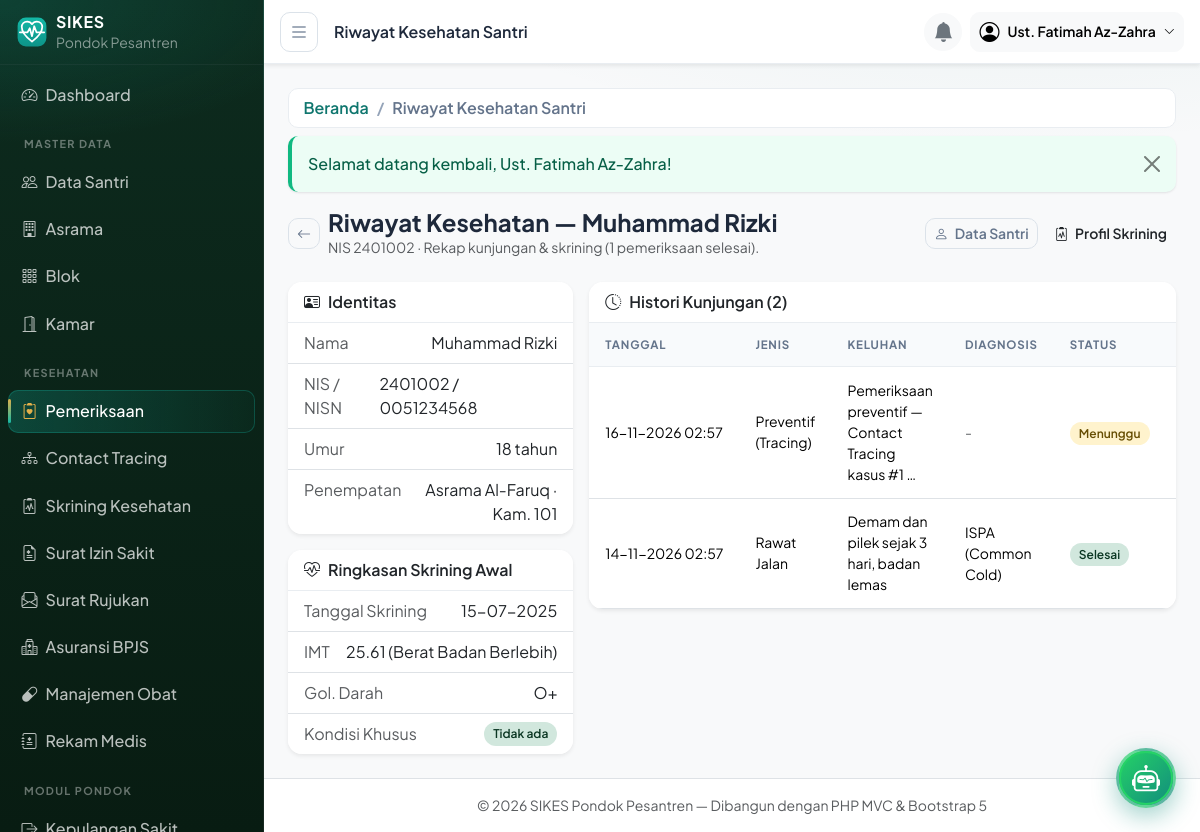
Screenshot of /pemeriksaan/riwayat/2 (signed in) with the database file from the repository.
### tables this page shows
CREATE TABLE santri (
  id            INT UNSIGNED AUTO_INCREMENT PRIMARY KEY,
  nis           VARCHAR(20) NOT NULL UNIQUE,
  nisn          VARCHAR(15) DEFAULT NULL UNIQUE,
  nama          VARCHAR(100) NOT NULL,
  jenis_kelamin ENUM('L','P') NOT NULL,
  tempat_lahir  VARCHAR(100) DEFAULT NULL,
  tanggal_lahir DATE DEFAULT NULL,
  alamat        VARCHAR(255) DEFAULT NULL,
  no_telepon    VARCHAR(20) DEFAULT NULL,
  wali_id       INT UNSIGNED DEFAULT NULL,
  kamar_id      INT UNSIGNED DEFAULT NULL COMMENT 'NULL = belum ditempatkan',
  status        ENUM('aktif','nonaktif') NOT NULL DEFAULT 'aktif',
  created_at    TIMESTAMP NOT NULL DEFAULT CURRENT_TIMESTAMP,
  updated_at    TIMESTAMP NOT NULL DEFAULT CURRENT_TIMESTAMP ON UPDATE CURRENT_TIMESTAMP,
  INDEX idx_santri_nama (nama),
  INDEX idx_santri_status (status),
  CONSTRAINT fk_santri_wali FOREIGN KEY (wali_id) REFERENCES wali_santri (id)
    ON DELETE SET NULL ON UPDATE CASCADE,
  CONSTRAINT fk_santri_kamar FOREIGN KEY (kamar_id) REFERENCES kamar (id)
    ON DELETE SET NULL ON UPDATE CASCADE
);

CREATE TABLE asrama (
  id         INT UNSIGNED AUTO_INCREMENT PRIMARY KEY,
  nama       VARCHAR(100) NOT NULL,
  jenis      ENUM('putra','putri') NOT NULL,
  lokasi     VARCHAR(150) DEFAULT NULL,
  keterangan VARCHAR(255) DEFAULT NULL,
  created_at TIMESTAMP NOT NULL DEFAULT CURRENT_TIMESTAMP,
  updated_at TIMESTAMP NOT NULL DEFAULT CURRENT_TIMESTAMP ON UPDATE CURRENT_TIMESTAMP
);

CREATE TABLE kamar (
  id         INT UNSIGNED AUTO_INCREMENT PRIMARY KEY,
  blok_id    INT UNSIGNED NOT NULL,
  nama       VARCHAR(50)  NOT NULL,
  kapasitas  INT UNSIGNED NOT NULL DEFAULT 8,
  created_at TIMESTAMP NOT NULL DEFAULT CURRENT_TIMESTAMP,
  updated_at TIMESTAMP NOT NULL DEFAULT CURRENT_TIMESTAMP ON UPDATE CURRENT_TIMESTAMP,
  UNIQUE KEY uq_kamar (blok_id, nama),
  CONSTRAINT fk_kamar_blok FOREIGN KEY (blok_id) REFERENCES blok (id)
    ON DELETE RESTRICT ON UPDATE CASCADE
);

CREATE TABLE skrining_kesehatan (
  id                      INT UNSIGNED AUTO_INCREMENT PRIMARY KEY,
  santri_id               INT UNSIGNED NOT NULL,
  tanggal_skrining        DATE NOT NULL,
  riwayat_penyakit_bawaan ENUM('tidak','ya') NOT NULL DEFAULT 'tidak',
  riwayat_bawaan_ket      VARCHAR(255) DEFAULT NULL,
  alergi_obat             ENUM('tidak','ya') NOT NULL DEFAULT 'tidak',
  alergi_obat_ket         VARCHAR(255) DEFAULT NULL,
  alergi_makanan          ENUM('tidak','ya') NOT NULL DEFAULT 'tidak',
  alergi_makanan_ket      VARCHAR(255) DEFAULT NULL,
  asma                    ENUM('tidak','ya') NOT NULL DEFAULT 'tidak',
  asma_ket                VARCHAR(255) DEFAULT NULL,
  epilepsi                ENUM('tidak','ya') NOT NULL DEFAULT 'tidak',
  epilepsi_ket            VARCHAR(255) DEFAULT NULL,
  penyakit_lain           ENUM('tidak','ya') NOT NULL DEFAULT 'tidak',
  penyakit_lain_ket       VARCHAR(255) DEFAULT NULL,
  tinggi_cm               DECIMAL(5,2) DEFAULT NULL,
  berat_kg                DECIMAL(5,2) DEFAULT NULL,
  imt                     DECIMAL(4,2) DEFAULT NULL,
  kategori_imt            VARCHAR(30)  DEFAULT NULL,
  golongan_darah          ENUM('A','B','AB','O','-') NOT NULL DEFAULT '-',
  rhesus                  ENUM('positif','negatif','-') NOT NULL DEFAULT '-',
  buta_warna              ENUM('belum','normal','kelainan') NOT NULL DEFAULT 'belum',
  buta_warna_ket          VARCHAR(255) DEFAULT NULL,
  gigi_status             ENUM('belum','baik','perlu_perawatan','perlu_rujukan') NOT NULL DEFAULT 'belum',
  gigi_ket                VARCHAR(255) DEFAULT NULL,
  fisik_status            ENUM('belum','sehat','ada_keluhan','perlu_rujukan') NOT NULL DEFAULT 'belum',
  fisik_ket               VARCHAR(255) DEFAULT NULL,
  catatan_medis           TEXT DEFAULT NULL,
  petugas_id              INT UNSIGNED DEFAULT NULL,
  created_at              TIMESTAMP NOT NULL DEFAULT CURRENT_TIMESTAMP,
  updated_at              TIMESTAMP NOT NULL DEFAULT CURRENT_TIMESTAMP ON UPDATE CURRENT_TIMESTAMP,
  UNIQUE KEY uq_skrining_santri (santri_id),
  CONSTRAINT fk_skrining_santri FOREIGN KEY (santri_id) REFERENCES santri (id)
    ON DELETE CASCADE ON UPDATE CASCADE,
  CONSTRAINT fk_skrining_petugas FOREIGN KEY (petugas_id) REFERENCES users (id)
    ON DELETE SET NULL ON UPDATE CASCADE
);

CREATE TABLE pemeriksaan (
  id                 BIGINT UNSIGNED AUTO_INCREMENT PRIMARY KEY,
  santri_id          INT UNSIGNED NOT NULL,
  tanggal_kunjungan  DATETIME NOT NULL,
  jenis_kunjungan    ENUM('rawat_jalan','darurat','kontrol','preventif') NOT NULL DEFAULT 'rawat_jalan',
  keluhan            TEXT NOT NULL,
  pemeriksaan_awal   TEXT DEFAULT NULL,
  suhu_c             DECIMAL(4,1) DEFAULT NULL COMMENT '33.0 - 45.0',
  td_sistol          SMALLINT UNSIGNED DEFAULT NULL COMMENT '50 - 300 mmHg',
  td_diastol         SMALLINT UNSIGNED DEFAULT NULL COMMENT '20 - 200 mmHg',
  nadi               SMALLINT UNSIGNED DEFAULT NULL COMMENT '20 - 250 x/menit',
  pernapasan         SMALLINT UNSIGNED DEFAULT NULL COMMENT '5 - 80 x/menit',
  hasil_pemeriksaan  TEXT DEFAULT NULL,
  diagnosis          TEXT DEFAULT NULL COMMENT 'isian manual tenaga medis',
  tindakan           TEXT DEFAULT NULL,
  resep_obat         TEXT DEFAULT NULL,
  catatan_lanjutan   TEXT DEFAULT NULL,
  tanggal_kontrol    DATE DEFAULT NULL,
  status             ENUM('menunggu','selesai','batal') NOT NULL DEFAULT 'menunggu',
  pemeriksa_id       INT UNSIGNED DEFAULT NULL,
  petugas_id         INT UNSIGNED DEFAULT NULL,
  created_at         TIMESTAMP NOT NULL DEFAULT CURRENT_TIMESTAMP,
  updated_at         TIMESTAMP NOT NULL DEFAULT CURRENT_TIMESTAMP ON UPDATE CURRENT_TIMESTAMP,
  INDEX idx_pemeriksaan_tanggal (tanggal_kunjungan),
  INDEX idx_pemeriksaan_status  (status),
  CONSTRAINT fk_pemeriksaan_santri FOREIGN KEY (santri_id) REFERENCES santri (id)
    ON DELETE CASCADE ON UPDATE CASCADE,
  CONSTRAINT fk_pemeriksaan_pemeriksa FOREIGN KEY (pemeriksa_id) REFERENCES users (id)
    ON DELETE SET NULL ON UPDATE CASCADE,
  CONSTRAINT fk_pemeriksaan_petugas FOREIGN KEY (petugas_id) REFERENCES users (id)
    ON DELETE SET NULL ON UPDATE CASCADE
);

### app/views/pemeriksaan/riwayat.php (the view, shortened to what the rows shown need)
<?php
 $statusMap = ['menunggu' => 'warning', 'selesai' => 'success', 'batal' => 'secondary'];
 $umur      = $santri['tanggal_lahir'] ? (new DateTime($santri['tanggal_lahir']))->diff(new DateTime())->y : null;
 $selesai   = array_filter($list, fn ($r) => $r['status'] === 'selesai');
?>
<div class="d-flex flex-wrap align-items-center gap-2 mb-4">
    <a href="<?= base_url('/pemeriksaan') ?>" class="btn btn-outline-secondary btn-sm"><i class="bi bi-arrow-left"></i></a>
    <div class="flex-grow-1">
        <h1 class="h4 fw-bold mb-0">Riwayat Kesehatan — <?= e($santri['nama']) ?></h1>
        <p class="text-muted small mb-0">NIS <?= e($santri['nis']) ?> · Rekap kunjungan &amp; skrining (<?= count($selesai) ?> pemeriksaan selesai).</p>
    </div>
    <a href="<?= base_url('/santri/' . $santri['id']) ?>" class="btn btn-outline-secondary btn-sm">
        <i class="bi bi-person me-1"></i> Data Santri
    </a>
    <?php if ($skrining && Auth::hasPermission('pemeriksaan.view')): ?>
    <a href="<?= base_url('/skrining/' . $skrining['id']) ?>" class="btn btn-outline-brand btn-sm">
        <i class="bi bi-clipboard2-pulse me-1"></i> Profil Skrining
    </a>
    <?php endif; ?>
</div>
<?php require ROOT_PATH . '/app/views/partials/flash.php'; ?>
<div class="row g-3">
    <div class="col-lg-4">
        <div class="card border-0 shadow-sm mb-3">
            <div class="card-header bg-white fw-semibold"><i class="bi bi-person-vcard me-2"></i>Identitas</div>
            <ul class="list-group list-group-flush">
                <li class="list-group-item d-flex justify-content-between"><span class="text-muted">Nama</span><span><?= e($santri['nama']) ?></span></li>
                <li class="list-group-item d-flex justify-content-between"><span class="text-muted">NIS / NISN</span><span><?= e($santri['nis']) ?><?= $santri['nisn'] ? ' / ' . e($santri['nisn']) : '' ?></span></li>
                <li class="list-group-item d-flex justify-content-between"><span class="text-muted">Umur</span><span><?= $umur !== null ? $umur . ' tahun' : '-' ?></span></li>
                <li class="list-group-item d-flex justify-content-between"><span class="text-muted">Penempatan</span>
                    <span class="text-end"><?= e($santri['asrama_nama'] ?? '-') ?><?= $santri['kamar_nama'] ? ' · Kam. ' . e($santri['kamar_nama']) : '' ?></span>
                </li>
            </ul>
        </div>
        <div class="card border-0 shadow-sm">
            <div class="card-header bg-white fw-semibold"><i class="bi bi-heart-pulse me-2"></i>Ringkasan Skrining Awal</div>
            <?php if ($skrining): ?>
            <ul class="list-group list-group-flush">
                <li class="list-group-item d-flex justify-content-between"><span class="text-muted">Tanggal Skrining</span><span><?= e(date('d-m-Y', strtotime($skrining['tanggal_skrining']))) ?></span></li>
                <li class="list-group-item d-flex justify-content-between"><span class="text-muted">IMT</span>
                    <span><?= $skrining['imt'] !== null ? e((string) $skrining['imt']) . ' (' . e($skrining['kategori_imt'] ?? '-') . ')' : '-' ?></span>
                </li>
                <li class="list-group-item d-flex justify-content-between"><span class="text-muted">Gol. Darah</span>
                    <span><?= $skrining['golongan_darah'] !== '-' ? e($skrining['golongan_darah']) . ($skrining['rhesus'] !== '-' ? e($skrining['rhesus'] === 'positif' ? '+' : '-') : '') : '-' ?></span>
                </li>
                <li class="list-group-item d-flex justify-content-between"><span class="text-muted">Kondisi Khusus</span>
                    <?php if ($warnings): ?>
                        <span class="badge bg-danger-subtle text-danger-emphasis"><?= count($warnings) ?> kondisi</span>
                    <?php else: ?>
                        <span class="badge bg-success-subtle text-success-emphasis">Tidak ada</span>
                    <?php endif; ?>
                </li>
            </ul>
            <?php else: ?>
            <div class="card-body">
                <span class="text-muted small">Santri belum diskrining.</span>
            </div>
            <?php endif; ?>
        </div>
    </div>
    <div class="col-lg-8">
        <div class="card border-0 shadow-sm">
            <div class="card-header bg-white fw-semibold">
                <i class="bi bi-clock-history me-2"></i>Histori Kunjungan (<?= count($list) ?>)
            </div>
            <div class="table-responsive">
                <table class="table table-hover align-middle mb-0">
                    <thead><tr>
                        <th>Tanggal</th><th>Jenis</th><th>Keluhan</th><th>Diagnosis</th><th>Status</th><th class="text-end">Aksi</th>
                    </tr></thead>
                    <tbody>
                    <?php foreach ($list as $row): ?>
                        <tr>
                            <td class="small text-nowrap"><?= e(date('d-m-Y H:i', strtotime($row['tanggal_kunjungan']))) ?></td>
                            <td class="small"><?= Pemeriksaan::JENIS_LABEL[$row['jenis_kunjungan']] ?></td>
                            <td class="small" style="max-width:180px"><?= e(mb_strimwidth($row['keluhan'], 0, 50, '…')) ?></td>
                            <td class="small" style="max-width:180px">
                                <?= $row['diagnosis'] ? e(mb_strimwidth($row['diagnosis'], 0, 50, '…')) : '<span class="text-muted">-</span>' ?>
                            </td>
                            <td>
                                <span class="badge bg-<?= $statusMap[$row['status']] ?>-subtle text-<?= $statusMap[$row['status']] ?>-emphasis">
                                    <?= Pemeriksaan::STATUS_LABEL[$row['status']] ?>
                                </span>
                            </td>
                            <td class="text-end">
                            </td>
                        </tr>
                    <?php endforeach; ?>
                    </tbody>
                </table>
            </div>
        </div>
    </div>
</div>

### app/core/Router.php (shortened to what the rows shown need)
<?php
class Router
{
    private array $routes = [];
    private function add(string $method, string $path, string $handler, ?string $permission): void
    {
        $this->routes[] = compact('method', 'path', 'handler', 'permission');
    }
    public function dispatch(): void
    {
        $httpMethod = strtoupper($_SERVER['REQUEST_METHOD']);
        $uri        = current_path();
        foreach ($this->routes as $route) {
            if ($route['method'] !== $httpMethod) {
                continue;
            }
            if (preg_match($this->toRegex($route['path']), $uri, $matches)) {
                $params = array_values(array_filter($matches, 'is_string', ARRAY_FILTER_USE_KEY));
                $this->invoke($route['handler'], $params);
                return;
            }
        }
    }
    private function toRegex(string $path): string
    {
        $regex = preg_replace('#\{([a-zA-Z_][a-zA-Z0-9_]*)\}#', '(?<$1>[a-zA-Z0-9_-]+)', $path);
        return '#^' . $regex . '$#';
    }
    private function invoke(string $handler, array $params): void
    {
        [$controllerName, $action] = explode('@', $handler);
        (new $class())->{$action}(...$params);
    }
}

### rows the page displays
santri: nama "Muhammad Rizki", nis "2401002", nisn "0051234568", asrama.nama "Asrama Al-Faruq", kamar.nama "101"
skrining_kesehatan: tanggal_skrining "15-07-2025", imt "25.61", kategori_imt "Berat Badan Berlebih", golongan_darah "O", rhesus "+"
pemeriksaan: tanggal_kunjungan "16-11-2026 02:57", jenis_kunjungan "Preventif (Tracing)", keluhan "Pemeriksaan preventif — Contact Tracing kasus #1 …", status "Menunggu"
pemeriksaan: tanggal_kunjungan "14-11-2026 02:57", jenis_kunjungan "Rawat Jalan", keluhan "Demam dan pilek sejak 3 hari, badan lemas", diagnosis "ISPA (Common Cold)", status "Selesai"

### other values shown
$bcItem['label'] "Beranda"
$bcItem['label'] "Riwayat Kesehatan Santri"
$message "Selamat datang kembali, Ust. Fatimah Az-Zahra!"
count($selesai) "1"
